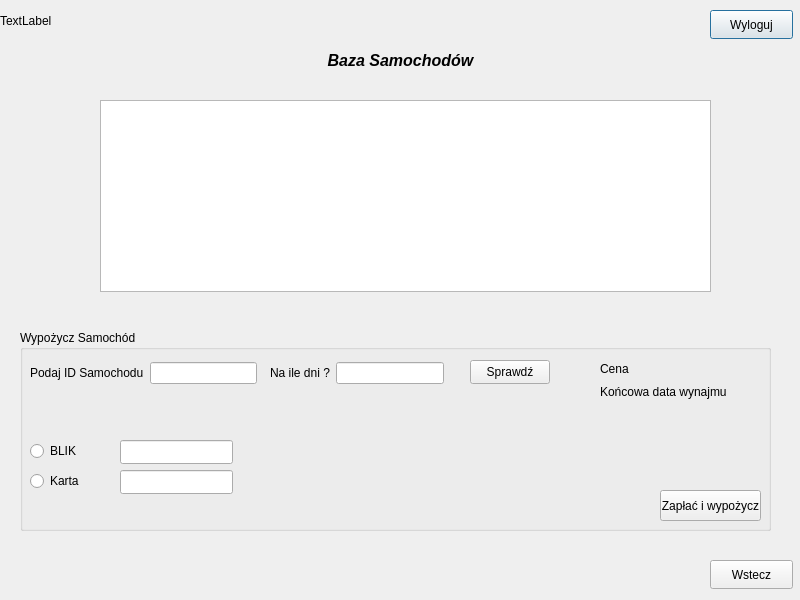
<?xml version="1.0" encoding="UTF-8"?>
<ui version="4.0">
 <class>UserMenu_2</class>
 <widget class="QDialog" name="UserMenu_2">
  <property name="geometry">
   <rect>
    <x>0</x>
    <y>0</y>
    <width>800</width>
    <height>600</height>
   </rect>
  </property>
  <property name="minimumSize">
   <size>
    <width>800</width>
    <height>600</height>
   </size>
  </property>
  <property name="maximumSize">
   <size>
    <width>800</width>
    <height>600</height>
   </size>
  </property>
  <property name="windowTitle">
   <string>Dialog</string>
  </property>
  <widget class="QLabel" name="label_data_godzina">
   <property name="geometry">
    <rect>
     <x>0</x>
     <y>0</y>
     <width>121</width>
     <height>41</height>
    </rect>
   </property>
   <property name="text">
    <string>TextLabel</string>
   </property>
  </widget>
  <widget class="QPushButton" name="pushButton_wyloguj">
   <property name="geometry">
    <rect>
     <x>710</x>
     <y>10</y>
     <width>83</width>
     <height>29</height>
    </rect>
   </property>
   <property name="text">
    <string>Wyloguj</string>
   </property>
  </widget>
  <widget class="QPushButton" name="pushButton_Wstecz">
   <property name="geometry">
    <rect>
     <x>710</x>
     <y>560</y>
     <width>83</width>
     <height>29</height>
    </rect>
   </property>
   <property name="text">
    <string>Wstecz</string>
   </property>
  </widget>
  <widget class="QTableView" name="tableView_BazaSamochodow">
   <property name="geometry">
    <rect>
     <x>100</x>
     <y>100</y>
     <width>611</width>
     <height>192</height>
    </rect>
   </property>
  </widget>
  <widget class="QGroupBox" name="groupBox_Wypozycz">
   <property name="geometry">
    <rect>
     <x>20</x>
     <y>330</y>
     <width>751</width>
     <height>201</height>
    </rect>
   </property>
   <property name="title">
    <string>Wypożycz Samochód</string>
   </property>
   <widget class="QPushButton" name="pushButton_Sprawdz">
    <property name="geometry">
     <rect>
      <x>450</x>
      <y>30</y>
      <width>80</width>
      <height>24</height>
     </rect>
    </property>
    <property name="text">
     <string>Sprawdź</string>
    </property>
   </widget>
   <widget class="QLineEdit" name="lineEdit_BLIK">
    <property name="geometry">
     <rect>
      <x>100</x>
      <y>110</y>
      <width>113</width>
      <height>24</height>
     </rect>
    </property>
   </widget>
   <widget class="QLineEdit" name="lineEdit_Karta">
    <property name="geometry">
     <rect>
      <x>100</x>
      <y>140</y>
      <width>113</width>
      <height>24</height>
     </rect>
    </property>
   </widget>
   <widget class="QRadioButton" name="radioButton_Blik">
    <property name="geometry">
     <rect>
      <x>10</x>
      <y>110</y>
      <width>71</width>
      <height>22</height>
     </rect>
    </property>
    <property name="text">
     <string>BLIK</string>
    </property>
   </widget>
   <widget class="QRadioButton" name="radioButton_Karta">
    <property name="geometry">
     <rect>
      <x>10</x>
      <y>140</y>
      <width>71</width>
      <height>22</height>
     </rect>
    </property>
    <property name="text">
     <string>Karta</string>
    </property>
   </widget>
   <widget class="QPushButton" name="pushButton_Zaplac_Wypozycz">
    <property name="geometry">
     <rect>
      <x>640</x>
      <y>160</y>
      <width>101</width>
      <height>31</height>
     </rect>
    </property>
    <property name="text">
     <string>Zapłać i wypożycz</string>
    </property>
   </widget>
   <widget class="QWidget" name="layoutWidget">
    <property name="geometry">
     <rect>
      <x>10</x>
      <y>30</y>
      <width>227</width>
      <height>26</height>
     </rect>
    </property>
    <layout class="QHBoxLayout" name="horizontalLayout">
     <item>
      <widget class="QLabel" name="label">
       <property name="text">
        <string>&lt;html&gt;&lt;head/&gt;&lt;body&gt;&lt;p&gt;Podaj ID Samochodu&lt;/p&gt;&lt;/body&gt;&lt;/html&gt;</string>
       </property>
      </widget>
     </item>
     <item>
      <widget class="QLineEdit" name="lineEdit_PodajID"/>
     </item>
    </layout>
   </widget>
   <widget class="QWidget" name="layoutWidget">
    <property name="geometry">
     <rect>
      <x>250</x>
      <y>30</y>
      <width>174</width>
      <height>26</height>
     </rect>
    </property>
    <layout class="QHBoxLayout" name="horizontalLayout_2">
     <item>
      <widget class="QLabel" name="label_2">
       <property name="text">
        <string>&lt;html&gt;&lt;head/&gt;&lt;body&gt;&lt;p&gt;Na ile dni ?&lt;/p&gt;&lt;/body&gt;&lt;/html&gt;</string>
       </property>
      </widget>
     </item>
     <item>
      <widget class="QLineEdit" name="lineEdit_IleDni"/>
     </item>
    </layout>
   </widget>
   <widget class="QWidget" name="layoutWidget">
    <property name="geometry">
     <rect>
      <x>580</x>
      <y>30</y>
      <width>129</width>
      <height>40</height>
     </rect>
    </property>
    <layout class="QVBoxLayout" name="verticalLayout">
     <item>
      <widget class="QLabel" name="label_Cena">
       <property name="text">
        <string>Cena</string>
       </property>
      </widget>
     </item>
     <item>
      <widget class="QLabel" name="label_KoncowaData">
       <property name="text">
        <string>Końcowa data wynajmu</string>
       </property>
      </widget>
     </item>
    </layout>
   </widget>
  </widget>
  <widget class="QLabel" name="label_3">
   <property name="geometry">
    <rect>
     <x>0</x>
     <y>50</y>
     <width>801</width>
     <height>21</height>
    </rect>
   </property>
   <property name="text">
    <string>&lt;html&gt;&lt;head/&gt;&lt;body&gt;&lt;p align=&quot;center&quot;&gt;&lt;span style=&quot; font-size:12pt; font-weight:700; font-style:italic;&quot;&gt;Baza Samochodów&lt;/span&gt;&lt;/p&gt;&lt;/body&gt;&lt;/html&gt;</string>
   </property>
  </widget>
 </widget>
 <resources/>
 <connections/>
</ui>
